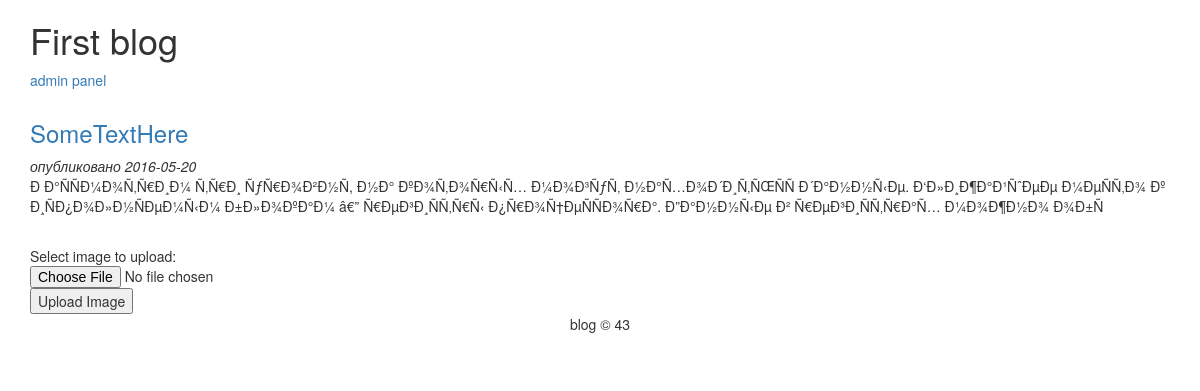
The page / on the database its author committed.
### tables this page shows
CREATE TABLE `articles` (
  `id` int(11) NOT NULL,
  `title` varchar(255) NOT NULL,
  `content` text NOT NULL,
  `date` date NOT NULL
);

### index.php (called while the page is built)
<?php
require_once("database.php");
require_once("models/articles.php");
$link = db_connect();
$articles = articles_all($link);
include("views/articles.php");
?>

### models/articles.php (called while the page is built, shortened)
<?php
function articles_all($link){
    $query = "SELECT * FROM articles ORDER BY id";
    $result = mysqli_query($link,$query);
    $n = mysqli_num_rows($result);
    $articles = array();
    for($i=0; $i<$n; $i++)
    {
        $row = mysqli_fetch_assoc($result);
        $articles[] = $row;
    }
    return $articles;
}
function articles_intro($text,$len = 550){
    return substr($text, 0, $len);
}
?>

### views/articles.php (the view, shortened to what this page needs)
<!DOCTYPE html>
<html>
    <head>
        <link rel="stylesheet" href="style.css">
        <link rel="stylesheet" href="https://maxcdn.bootstrapcdn.com/bootstrap/3.3.6/css/bootstrap.min.css">
    </head>
    <body>
        <div class="container">
            <h1>First blog</h1>
            <a href="admin">admin panel</a>
            <?php foreach($articles as $a): ?>
            <div class="article">
                <h3><a href="article.php?id=<?=$a['id']?>"><?=$a['title']?></a></h3>
                <em>опубликовано <?=$a['date']?></em>
                <p><?=articles_intro($a['content'])?></p>
            </div>
            <?php endforeach ?>
            <br>
            <form action="./upload.php" method="post" enctype="multipart/form-data">
                Select image to upload:
                <input type="file" name="fileToUpload" id="fileToUpload">
                <input type="submit" value="Upload Image" name="submit">
            </form>
            <footer>blog &copy; 43</footer>
        </div>
    </body>
</html>

### style.css (style rules this page uses)
footer { text-align: center; margin-bottom: 30px; }
.article { margin-top: 30px; }

### rows shown on the page
articles: title "SomeTextHere", date "2016-05-20", content "Ð Ð°ÑÑÐ¼Ð¾Ñ‚Ñ€Ð¸Ð¼ Ñ‚Ñ€Ð¸ ÑƒÑ€Ð¾Ð²Ð½Ñ, Ð½Ð° ÐºÐ¾Ñ‚Ð¾Ñ€Ñ‹Ñ… Ð¼Ð¾Ð³ÑƒÑ‚ Ð½Ð°Ñ…Ð¾Ð´Ð¸Ñ‚ÑŒÑÑ Ð´Ð°Ð½Ð½Ñ‹Ðµ. Ð‘Ð»Ð¸Ð¶Ð°Ð¹ÑˆÐµÐµ Ð¼ÐµÑÑ‚Ð¾ Ðº Ð¸ÑÐ¿Ð¾Ð»Ð½ÑÐµÐ¼Ñ‹Ð¼ Ð±Ð»Ð¾ÐºÐ°Ð¼ â€” Ñ€ÐµÐ³Ð¸ÑÑ‚Ñ€Ñ‹ Ð¿Ñ€Ð¾Ñ†ÐµÑÑÐ¾Ñ€Ð°. Ð”Ð°Ð½Ð½Ñ‹Ðµ Ð² Ñ€ÐµÐ³Ð¸ÑÑ‚Ñ€Ð°Ñ… Ð¼Ð¾Ð¶Ð½Ð¾ Ð¾Ð±Ñ"
